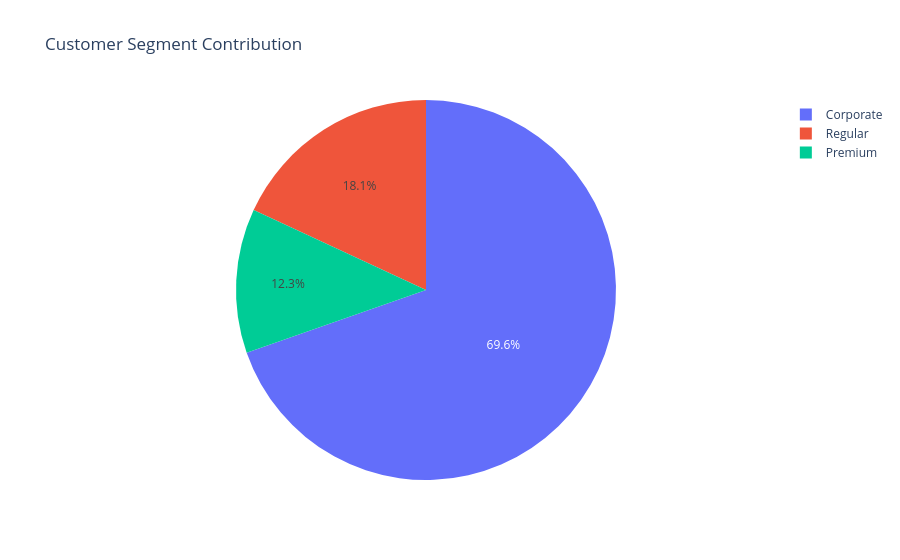

Notebook code for this chart:
### Markdown cell above
**Code Cell 5
Customer Segment**

### Code cell
segment_sales = (

    df
    .groupby("Customer_Segment", as_index=False)["Sales"]
    .sum()

)

fig = px.pie(

    segment_sales,

    names="Customer_Segment",

    values="Sales",

    title="Customer Segment Contribution"

)

fig.show()

### Figure 1 — Plotly figure (JSON) as saved in the notebook; plotly's stock layout.template omitted (floating-point values rounded to 4 significant figures)
{"data": [{"domain": {"x": [0, 1], "y": [0, 1]}, "hovertemplate": "Customer_Segment=%{label}<br>Sales=%{value}<extra></extra>", "labels": ["Corporate", "Premium", "Regular"], "legendgroup": "", "name": "", "showlegend": true, "type": "pie", "values": [1831000000.0, 322600000.0, 475500000.0]}], "layout": {"legend": {"tracegroupgap": 0}, "title": {"text": "Customer Segment Contribution"}}}
